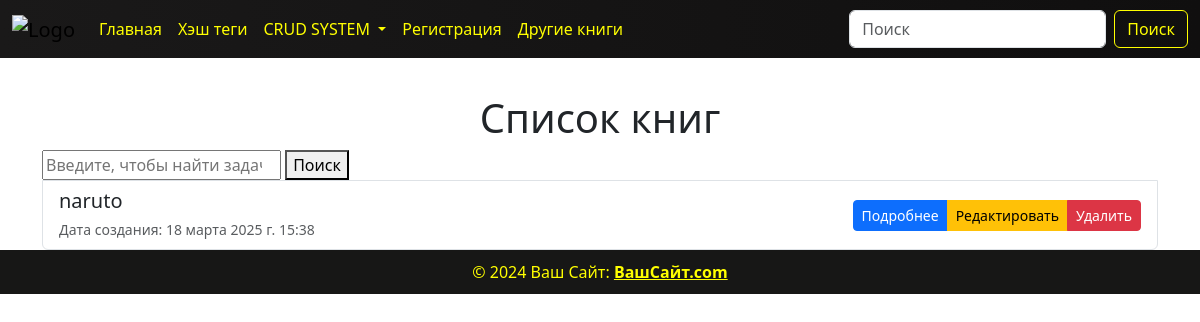
The page /task_list/ on the database as committed earlier.
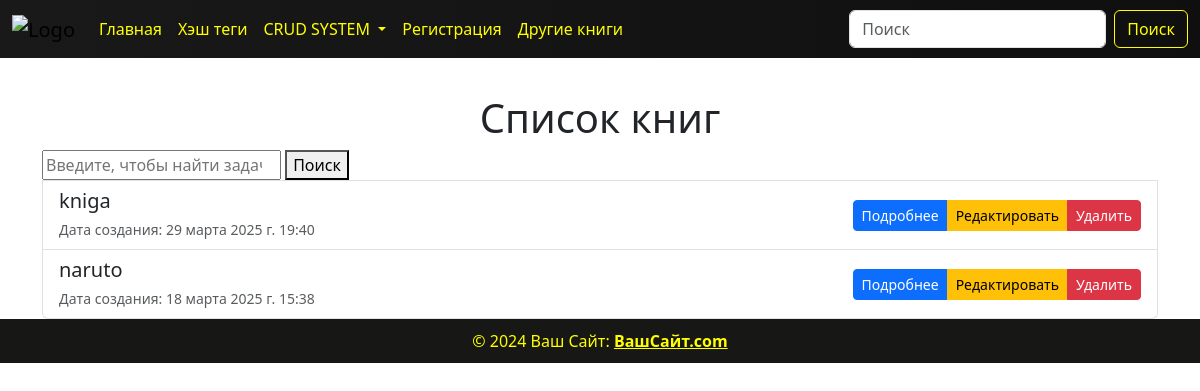
The same page on the database as committed later.
### basket/models.py (models this page shows, shortened)
class TodoList(models.Model):
    STATUS = (
        ('✅', '✅'),
        ('❌', '❌'),
    )
    title = models.CharField(max_length=100)
    choice_books = models.ForeignKey(Books, on_delete=models.CASCADE)
    status = models.CharField(max_length=20,choices=STATUS, default='❌')
    created_at = models.DateTimeField(auto_now_add=True)
    updated_at = models.DateTimeField(auto_now=True)

### basket/views.py (the view)
# urls.py: path('task_list/', views.TaskListView.as_view(), name='task_list'),
class TaskListView(generic.ListView):
    template_name = 'basket/task_list.html'
    context_object_name = 'task'
    model = models.TodoList
    def get_queryset(self):
        return self.model.objects.all().order_by('-id')

### templates/basket/task_list.html (shortened to what this page needs)
{% load static %}
<!DOCTYPE html>
<html lang="en">
<head>
    <link href="https://cdn.jsdelivr.net/npm/bootstrap@5.3.3/dist/css/bootstrap.min.css" rel="stylesheet"
>
    <link rel="stylesheet" href="{% static 'css/show.css' %}">
</head>
<body>
{% include 'components/header.html' %}
<div class="container mt-4">
    <h1 class="text-center">Список книг</h1>
    <div class="list-group">
        <form action="{% url 'search_task' %}" method="GET">
            <input type="search" name="q" placeholder="Введите, чтобы найти задачу">
            <button type="submit">Поиск</button>
        </form>
        {% for i in task %}
            <div class="list-group-item d-flex justify-content-between align-items-center flex-wrap">
                <div>
                    <h5 class="mb-1">{{ i.title }}</h5>
                    <small class="text-muted">Дата создания: {{ i.created_at }}</small>
                </div>
                <div class="btn-group">
                    <a href="/task_list/{{ i.id }}/" class="btn btn-primary btn-sm">Подробнее</a>
                    <a href="/task_list/{{ i.id }}/update/" class="btn btn-warning btn-sm">Редактировать</a>
                    <a href="/task_list/{{ i.id }}/delete/" class="btn btn-danger btn-sm">Удалить</a>
                </div>
            </div>
        {% empty %}
            <p class="text-center">Книг пока нет.</p>
        {% endfor %}
    </div>
</div>
{% include 'components/footer.html' %}
</body>
</html>

Rows that differ between the two databases and show on the page:
added TodoList: title "kniga", created_at "29 марта 2025 г. 19:40"
